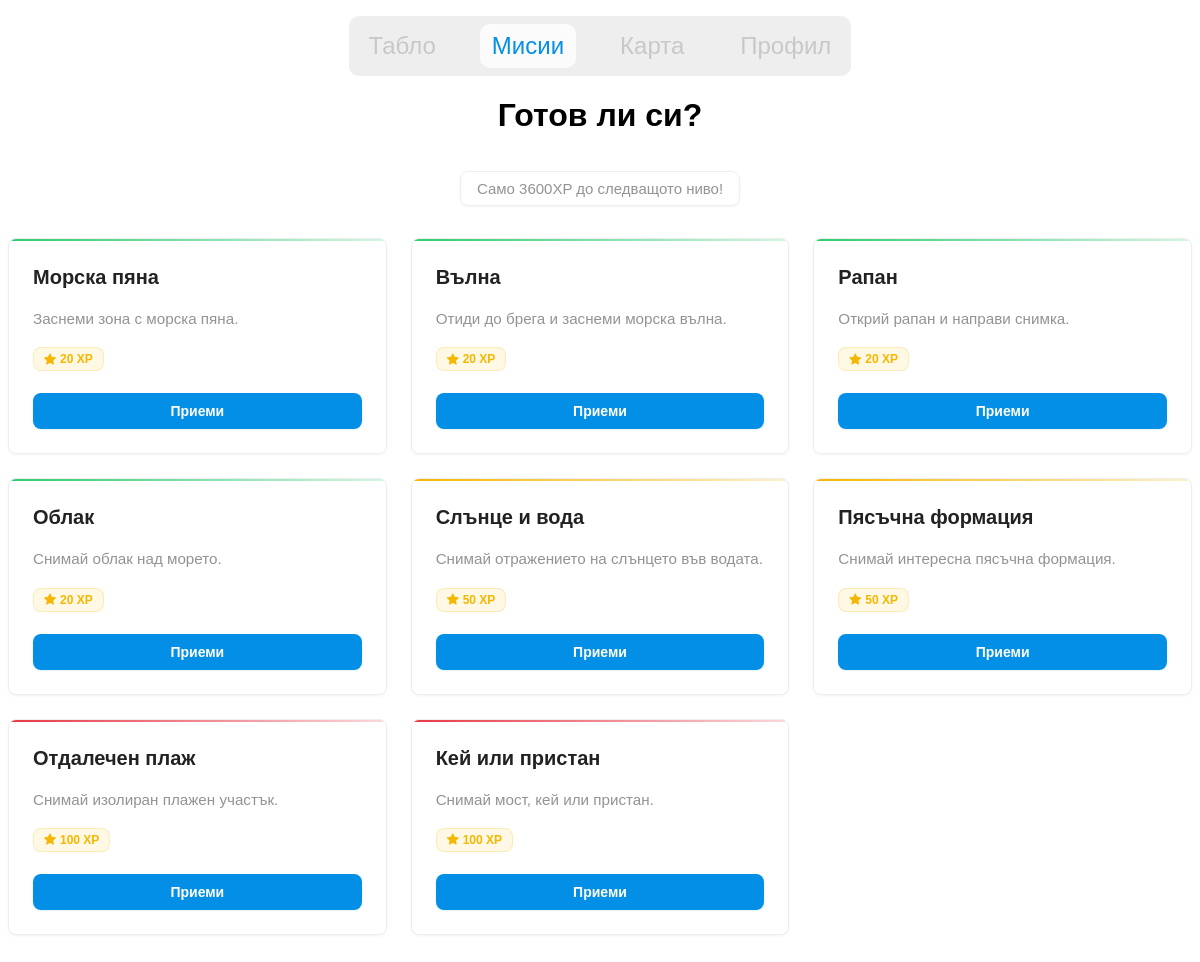
Page /tasks/ (signed in) on the earlier database version.
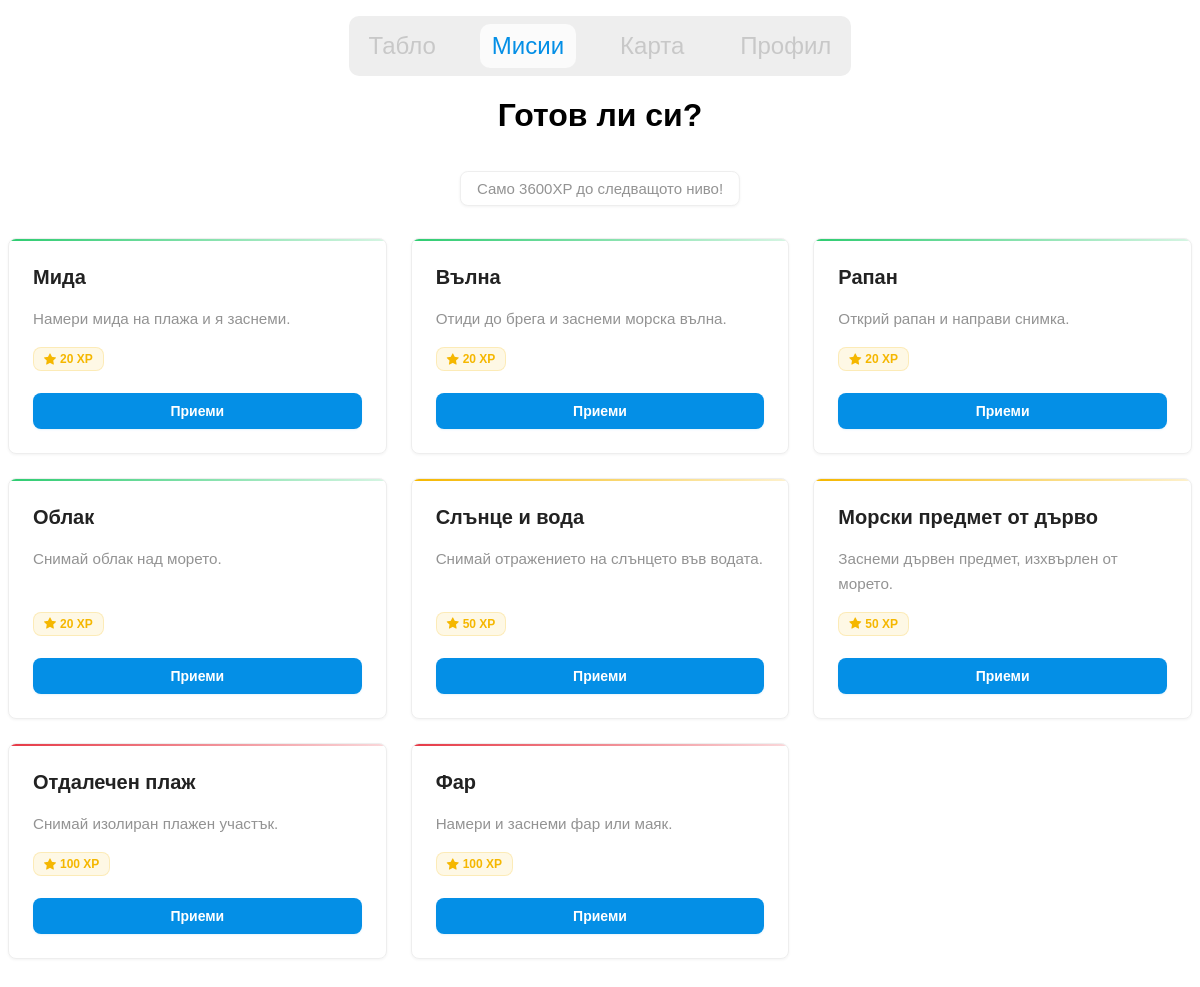
Same page on the later database version.
### beaches/models.py (models this page shows, shortened)
class Task(models.Model):
    DIFFICULTY_CHOICES = [
        ('easy', 'Лесно'),
        ('medium', 'Средно'),
        ('hard', 'Трудно'),
    ]
    CATEGORY_CHOICES = [
        ('clean', 'Погрижи се природата'),
        ('photo', 'Снимай'),
        ('observe', 'Научи за фауната'),
    ]
    title = models.CharField(max_length=200, default="Task")
    description = models.TextField(max_length=100, null=True)
    user_desc = models.TextField(max_length=1000, null=True)
    difficulty = models.CharField(max_length=10, choices=DIFFICULTY_CHOICES, default="easy")
    category = models.CharField(max_length=20, choices=CATEGORY_CHOICES, default="photo")
    date_assigned = models.DateField(null=True, blank=True)
    reward = models.PositiveIntegerField(default=10)
    is_daily = models.BooleanField(default=False)
    icon = models.CharField(null=True, blank=True, default="bi bi-bullseye")

### beaches/views.py (the view)
# urls.py: path("tasks/", views.tasks_view, name="tasks"),
@login_required
def tasks_view(request):
    profile = models.UserProfile.objects.get(user=request.user)
    all_tasks = models.Task.objects.all()
    accepted_tasks = models.AcceptedTask.objects.filter(
        user_profile=profile, status='accepted'
    )
    completed_tasks = models.AcceptedTask.objects.filter(
        user_profile=profile, status='completed'
    )
    xp_to_next_level = profile.xp_for_next_level - profile.xp
    context = {
        "tasks": all_tasks,
        "accepted_ids": list(accepted_tasks.values_list("task_id", flat=True)),
        "completed_ids": list(completed_tasks.values_list("task_id", flat=True)),
        "xp_to_next_level": xp_to_next_level,
        "current_xp": profile.xp,
        "current_level": profile.level,
        "xp_next": profile.xp_for_next_level,
    }
    return render(request, "app/gamification/tasks.html", context)

### beaches/models.py (called while the page is built)
    @property
    def level(self):
        return max(1, int(0.1 * math.sqrt(self.xp)))

    @property
    def xp_for_next_level(self):
        next_level = self.level + 1
        return int((next_level / 0.1) ** 2)

### beaches/templates/app/gamification/tasks.html (shortened to what this page needs)
{% load static %}
{% load widget_tweaks %}
<!DOCTYPE html>
<html lang="en">
<head>
    <link rel="stylesheet" href="{% static 'alert.css' %}">
    <link rel="stylesheet" href="{% static 'nav.css' %}">
    <link rel="stylesheet" href="{% static 'tasks.css' %}?v={{timestamp}}">
    <link rel="stylesheet" href="https://cdn.jsdelivr.net/npm/bootstrap-icons@1.13.1/font/bootstrap-icons.min.css">
</head>
<body>
    {% include 'app/components/navbar.html' %}
    <center><h1>Готов ли си?</h1></center>
    <p class="xp-next">Само {{ xp_next }}XP до следващото ниво!</p>
    <div class="task-wrapper">
        {% for task in tasks %}
           <div class="task
                {% if task.difficulty %} {{ task.difficulty }}{% endif %}
            ">
                <h2 class="task-title">{{ task.title }}</h2>
                <p class="task-desc">{{ task.user_desc }}</p>
                <p class="task-reward"><i class="bi bi-star-fill"></i> {{ task.reward }} XP</p>
                {% if task.id in completed_ids %}
                    <p class="text-green"><i class="bi bi-check-lg"></i> Изпълнено</p>
                {% else %}
                    <form action="{% url 'accept_task' task.id %}" method="POST" class="mt-3">
                        <button class="btn-primary">Приеми</button>
                    </form>
                {% endif %}
            </div>
        {% empty %}
            <p>Нямате мисии...</p>
        {% endfor %}
    </div>
</body>
</html>

### beaches/templates/app/components/navbar.html (shortened to what this page needs)
{% load static %}
<link rel="stylesheet" href="{% static 'nav.css' %}">
<nav>
    <ul>
        <li id="nav-dashboard"><a href="{% url 'dashboard' %}"><span class="nav-text active">Табло</span></a></li>
        <li id="nav-missions"><a href="{% url 'tasks' %}"><span class="nav-text">Мисии</span></a></li>
        <li id="nav-map"><a href="{% url 'map' %}"><span class="nav-text">Карта</span></a></li>
        <li id="nav-account"><a href="{% url 'account' %}"><span class="nav-text">Профил</span></a></li>
    </ul>
    <div class="nav-indicator"></div>
</nav>

### static/nav.css (style rules this page uses)
body { font-family: "Onest", sans-serif; padding-bottom: 60px; }
nav { background-color: #EEEEEE; border-radius: 10px; padding: 8px; width: fit-content; display: flex; justify-content: center; position: relative; overflow: hidden; margin: 16px auto; z-index: 990; }
nav ul { display: flex; gap: 32px; list-style: none; font-size: 24px; color: #C8C8C8; justify-content: space-evenly; margin: 0; padding: 0; width: 100%; align-items: center; }
nav ul li { position: relative; z-index: 1; cursor: pointer; }
nav ul li a { display: flex; align-items: center; gap: 8px; padding: 8px 12px; border-radius: 10px; text-decoration: none; color: inherit; z-index: 2; position: relative; transition: color 0.3s ease; }
nav ul li.active a, nav ul li.active a .nav-text { color: #048FE6; }
.nav-indicator { position: absolute; background-color: #FBFBFB; border-radius: 10px; z-index: 0; left: 0; top: 0; transition: left 0.28s cubic-bezier(.2,.9,.3,1), top 0.28s cubic-bezier(.2,.9,.3,1), width 0.28s cubic-bezier(.2,.9,.3,1), height 0.28s cubic-bezier(.2,.9,.3,1); pointer-events: none; }

### static/tasks.css (style rules this page uses)
:root { color-scheme: light dark; --color-primary: #048fe6; --color-success: #2ecc71; --color-danger: #e63946; --color-warning: #f5b700; --text-dark: #222222; --text-light: #f8f8f8; --text-help-light: #939393; --placeholder-light: #c8c8c8; --bg-page: #fafafa; --bg-card: #ffffff; --input-bg-light: #fafafa; --border-subtle-light: #eeeeee; --shadow-sm: 0 1px 3px rgba(0, 0, 0, 0.05); --shadow-md: 0 2px 8px rgba(0, 0, 0, 0.08); --radius: 8px; --spacing-xs: 8px; --spacing-sm: 12px; --spacing-md: 16px; --spacing-lg: 24px; --spacing-xl: 32px; }
html { scroll-behavior: smooth; }
.xp-next { text-align: center; font-size: clamp(0.8125rem, 2vw, 0.9375rem); font-weight: 500; color: var(--text-help-light); margin-bottom: var(--spacing-xl); padding: 8px 16px; background: var(--bg-card); border-radius: var(--radius); border: 1px solid var(--border-subtle-light); display: inline-block; position: relative; left: 50%; transform: translateX(-50%); animation: fadeInUp 0.6s ease-out 0.2s both; box-shadow: var(--shadow-sm); transition: all 0.3s ease; }
.task-wrapper { max-width: 1200px; margin: 0 auto; display: grid; grid-template-columns: repeat(auto-fill, minmax(320px, 1fr)); gap: var(--spacing-lg); animation: fadeIn 0.6s ease-out 0.4s both; }
.task { background: var(--bg-card); border-radius: var(--radius); padding: var(--spacing-lg); box-shadow: var(--shadow-sm); border: 1px solid var(--border-subtle-light); transition: all 0.2s ease; display: flex; flex-direction: column; gap: var(--spacing-md); position: relative; overflow: hidden; }
.task::before { content: ""; position: absolute; top: 0; left: 0; right: 0; height: 2px; background: transparent; transition: all 0.3s ease; }
.task.easy::before { background: linear-gradient(to right, var(--color-success), rgba(46, 204, 113, 0.2)); }
.task.medium::before { background: linear-gradient(to right, var(--color-warning), rgba(245, 183, 0, 0.2)); }
.task.hard::before { background: linear-gradient(to right, var(--color-danger), rgba(230, 57, 70, 0.2)); }
.task-title { font-size: 1.25rem; font-weight: 600; color: var(--text-dark); margin: 0; line-height: 1.4; }
.task-desc { font-size: 0.95rem; color: var(--text-help-light); line-height: 1.6; margin: 0; flex-grow: 1; }
.task-reward { display: inline-flex; align-items: center; gap: 4px; font-size: 0.75rem; font-weight: 600; color: var(--color-warning); background: rgba(245, 183, 0, 0.1); padding: 4px 10px; border-radius: var(--radius); margin: 0; width: fit-content; border: 1px solid rgba(245, 183, 0, 0.2); }
.task .mt-3 { margin-top: 6px; display: flex; flex-direction: column; gap: 6px; }
.btn-primary { display: inline-flex; align-items: center; justify-content: center; gap: var(--spacing-xs); padding: 10px 20px; background: var(--color-primary); color: white; font-family: "Onest", sans-serif; font-size: 0.875rem; font-weight: 600; border: none; border-radius: var(--radius); cursor: pointer; transition: all 0.2s ease; box-shadow: 0 1px 2px rgba(4, 143, 230, 0.1); }

Differences in the rows shown:
removed Task: title "Морска пяна", user_desc "Заснеми зона с морска пяна.", reward "20", shows "Приеми"
removed Task: title "Пясъчна формация", user_desc "Снимай интересна пясъчна формация.", reward "50", shows "Приеми"
removed Task: title "Кей или пристан", user_desc "Снимай мост, кей или пристан.", reward "100", shows "Приеми"
added Task: title "Мида", user_desc "Намери мида на плажа и я заснеми.", reward "20", shows "Приеми"
added Task: title "Морски предмет от дърво", user_desc "Заснеми дървен предмет, изхвърлен от морето.", reward "50", shows "Приеми"
added Task: title "Фар", user_desc "Намери и заснеми фар или маяк.", reward "100", shows "Приеми"
